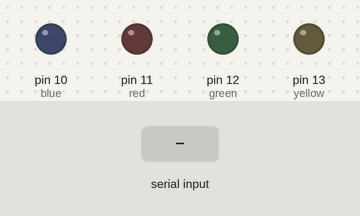
The program below on a simulated Arduino Uno, built with avr-gcc and run on an emulated ATmega328P. On the bench: output pins drawn as LEDs (lit = HIGH). Inputs (shaded band) come from the test bench.

Above: at 1.2 s.
1.3 s: "A" received over Serial
At 1.46 s:
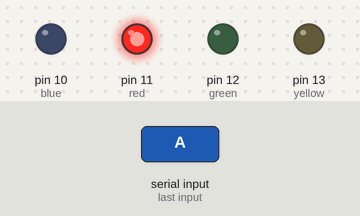
3.1 s: "B" received over Serial
At 3.26 s:
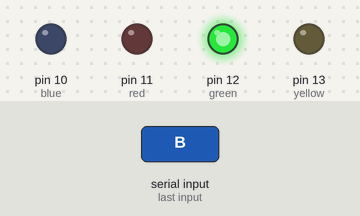
4.9 s: "C" received over Serial
At 5.06 s:
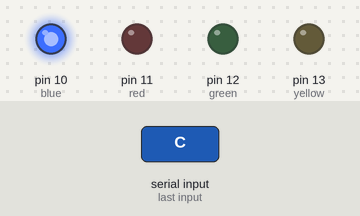
6.7 s: "D" received over Serial
At 6.86 s:
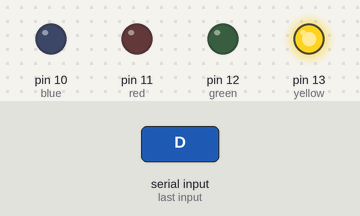
Timing chart, 0 to 9.5 s (numbered marks = the images above; inputs shaded):
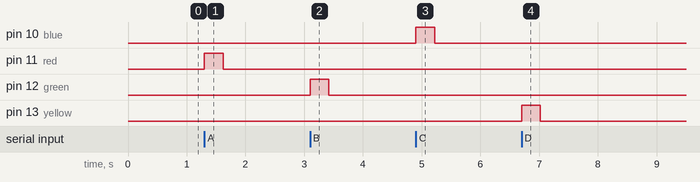

Measured:
- after the input at 1.3 s, pin 11 (red): LOW → HIGH at once, → LOW 0.32 s later
- after the input at 3.1 s, pin 12 (green): LOW → HIGH at once, → LOW 0.32 s later
- after the input at 4.9 s, pin 10 (blue): LOW → HIGH at once, → LOW 0.32 s later
- after the input at 6.7 s, pin 13 (yellow): LOW → HIGH at once, → LOW 0.32 s later

The program:

main.cpp
```cpp
#include <Arduino.h>
long incomingText = 0;
unsigned long holdingTime = 0;
const unsigned long holdTimeout = 320;

int red = 11;
int blue = 10;
int green = 12;
int yellow = 13;

void setup() {
  Serial.begin(9600);
  pinMode(red, OUTPUT);
  pinMode(blue, OUTPUT);
  pinMode(green, OUTPUT);
  pinMode(yellow, OUTPUT);
}

void loop() {
  if(Serial.available() > 0) {
    incomingText = Serial.read();
    if(incomingText == 65) {
      holdingTime = millis();
      digitalWrite(red, HIGH);
      digitalWrite(green, LOW);
    } else if(incomingText == 66){
      holdingTime = millis();
      digitalWrite(red, LOW);
      digitalWrite(green, HIGH);
    } else if(incomingText == 67) {
      holdingTime = millis();
      digitalWrite(blue, HIGH);
      digitalWrite(yellow, LOW);
    } else if(incomingText == 68) {
      holdingTime = millis();
      digitalWrite(blue, LOW);
      digitalWrite(yellow, HIGH);
    }
    else {
      digitalWrite(red, LOW);
      digitalWrite(blue, LOW);
      digitalWrite(green, LOW);
      digitalWrite(yellow, LOW);

    }
  }
  if(millis() - holdingTime > holdTimeout) {
    digitalWrite(red, LOW);
    digitalWrite(blue, LOW);
    digitalWrite(green, LOW);
    digitalWrite(yellow, LOW);

  }
}
```
